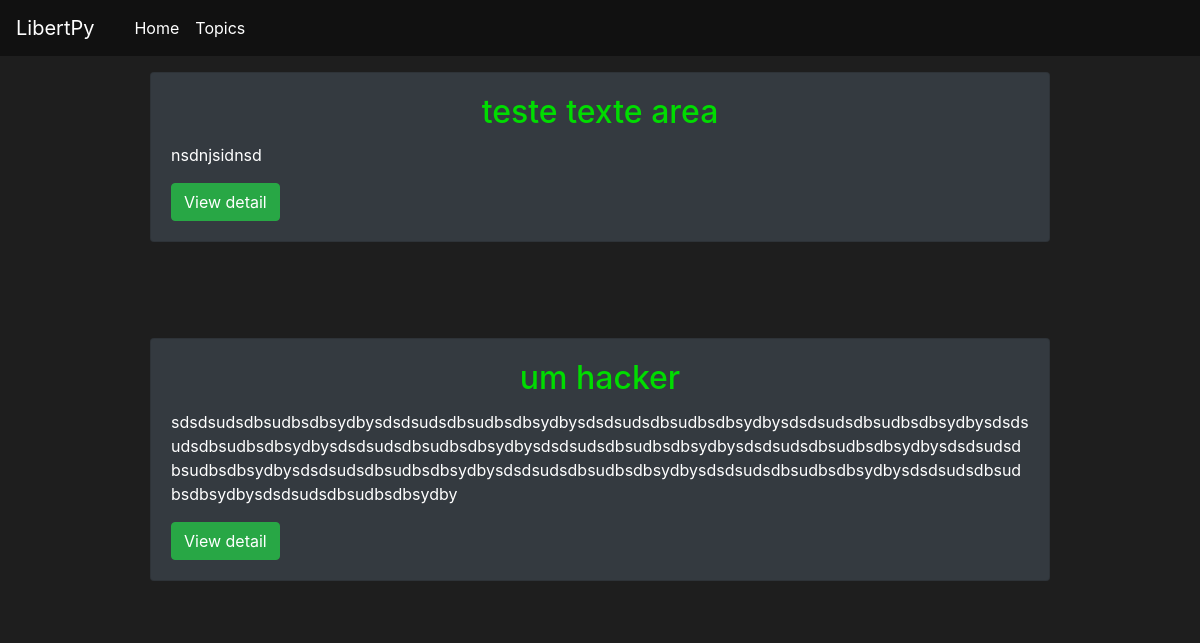
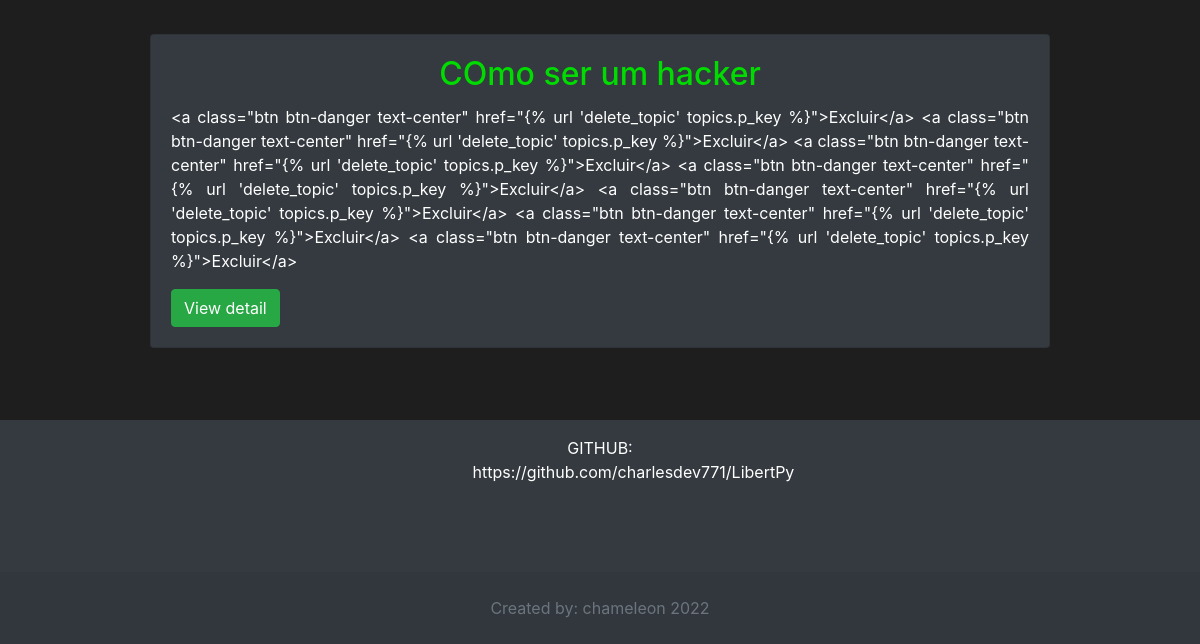
The page /topics_view/ on the database as committed earlier (2 pictures, top to bottom).
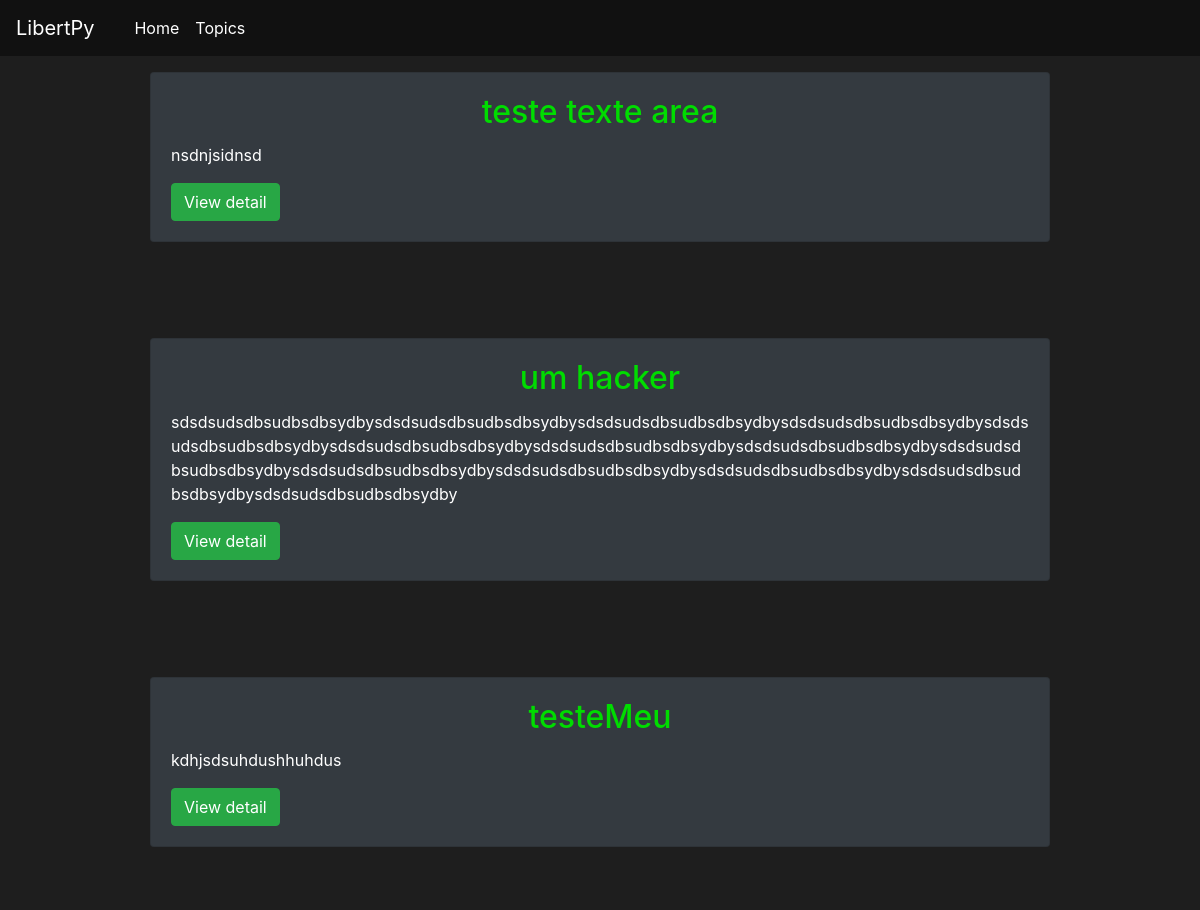
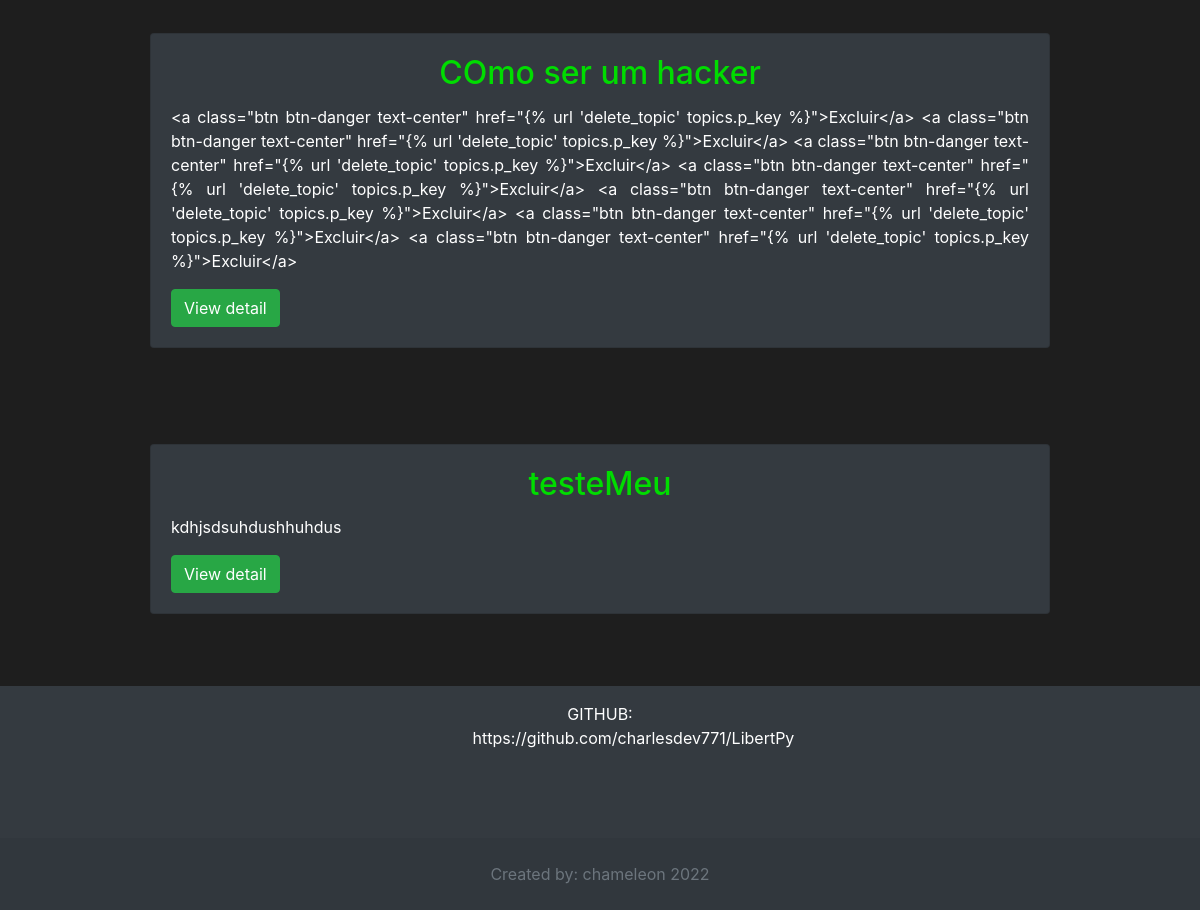
The same page on the database as committed later (2 pictures, top to bottom).
### core/models.py (models this page shows, shortened)
class Topics(models.Model):
    p_key = models.IntegerField(max_length=20, primary_key=True)
    title_topic = models.CharField(max_length=100)
    text_topic = models.CharField(max_length=300)

### core/views.py (the view)
# urls.py: path('topics_view/', topics_view, name='topics_view'),
def topics_view(request):
    try:
        topics = Topics.objects.all()
        return render(request, 'pages/topics.html', {"topics":topics})
    except Exception as error:
        return HttpResponse(error)

### core/templates/pages/topics.html (shortened to what this page needs)
{% load static %}
<!doctype html>
<html lang="pt-br">
  <head>
      <link rel="stylesheet" href="https://stackpath.bootstrapcdn.com/bootstrap/4.3.1/css/bootstrap.min.css">
    <link rel="stylesheet" href="{% static 'style.css' %}">
  </head>
  <body>
    <nav class="navbar navbar-expand-lg navbar-dark fixed-top navbar-black">
      <a class="navbar-brand" href="{% url 'home' %}">LibertPy</a>
      <div class="collapse navbar-collapse" id="drop">
        <ul class="navbar-nav ml-3">
          <li class="nav-item">
            <a class="nav-link active link-houver" href="{% url 'home' %}">Home</a>
          </li>
          <li class="nav-item">
            <a class="nav-link active" href="{% url 'topics_view' %}">Topics</a>
          </li>
          <div class="container row">
          </div>
        </ul>
      </div>
    </nav>
    {% for topic in topics  %}
      {% if not topic %}
          <h1 class="text-center text-dark display-1">
            Error in exibition of data
          </h1>
      {% else %}
      <section class="mt-5" id="topics">
          <div class="container-fluid">
            <div class="row justify-content-center">
                <article class="card bord-card imagem-card p-0 m-4 col-12 col-md-9 bg-dark">
                    <div class="card-body">
                      <h2 class="card-title text-center">{{ topic.title_topic }}</h2>
                      <p class="card-text text-justify text-white">{{topic.text_topic}}</p>
                      <a class="btn btn-success text-center" href="{% url 'view_detail' topic.p_key%}">View detail</a>
                    </div>
                </article>
            </div>
          </div>
        </section>
      {% endif %}
    {% endfor %}
<footer class="text-center text-lg-start bg-dark text-muted">
  <section class="">
    <div class="container text-center text-md-start mt-5">
      <div class="row mt-3">
        <div class="col-md-3 col-lg-4 col-xl-3 mx-auto mb-4 ">
          <p class="text-white mt-3">
            GITHUB: https://github.com/charlesdev771/LibertPy
          </p>
        </div>
      </div>
    </div>
  </section>
    <div class="text-center p-4 mt-5" style="background-color: rgba(0, 0, 0, 0.05);">
      <a class="text-reset fw-bold" href="https://mdbootstrap.com/">Created by: chameleon 2022</a>
    </div>
  </footer>
  </body>
</html>

Rows that differ between the two databases and show on the page:
added Topics: title_topic "testeMeu", text_topic "kdhjsdsuhdushhuhdus"
added Topics: title_topic "testeMeu", text_topic "kdhjsdsuhdushhuhdus"
